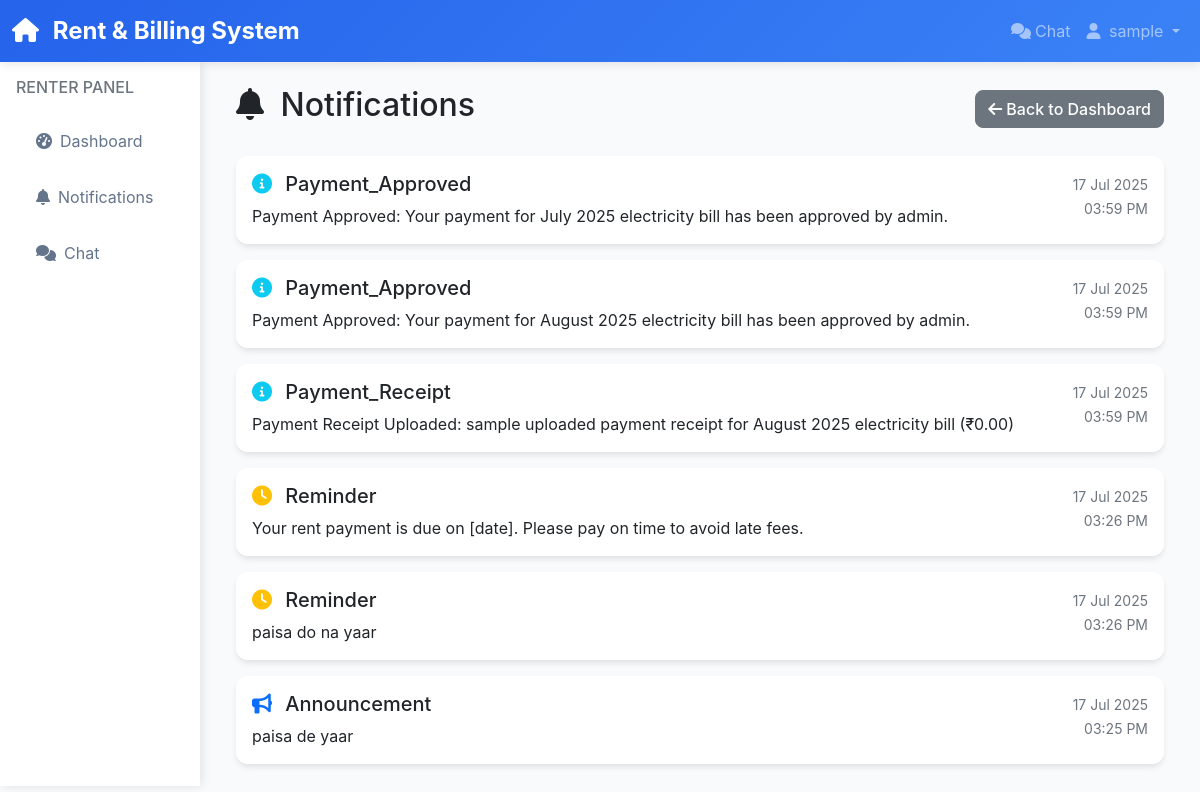
The app's page /renter/notifications (signed in) with its own data.
### models.py (models this page shows, shortened)
class User(UserMixin, db.Model):
    id = db.Column(db.Integer, primary_key=True)
    username = db.Column(db.String(80), unique=True, nullable=False)
    email = db.Column(db.String(120), unique=True, nullable=False)
    password_hash = db.Column(db.String(255), nullable=False)
    password_plain = db.Column(db.String(255), nullable=True)  # For admin override
    is_admin = db.Column(db.Boolean, default=False)
    is_active = db.Column(db.Boolean, default=True)
    is_approved = db.Column(db.Boolean, default=False)  # Admin approval required
    date_created = db.Column(db.DateTime, default=datetime.utcnow)
    rent_amount = db.Column(db.Numeric(10, 2), default=0.0)
    room_number = db.Column(db.String(20), nullable=True)
    phone = db.Column(db.String(20), nullable=True)
    meter_readings = db.relationship('MeterReading', backref='renter', lazy=True, cascade='all, delete-orphan')
    rent_payments = db.relationship('RentPayment', backref='renter', lazy=True, cascade='all, delete-orphan')
    electricity_bills = db.relationship('ElectricityBill', foreign_keys='ElectricityBill.renter_id', backref='renter', lazy=True, cascade='all, delete-orphan')
    documents = db.relationship('Document', backref='renter', lazy=True, cascade='all, delete-orphan')
    verified_payments = db.relationship('ElectricityBill', foreign_keys='ElectricityBill.verified_by', backref='verifier', lazy=True)

class Notification(db.Model):
    id = db.Column(db.Integer, primary_key=True)
    renter_id = db.Column(db.Integer, db.ForeignKey('user.id'), nullable=True)
    message = db.Column(db.Text, nullable=False)
    notification_type = db.Column(db.String(50), nullable=False)  # reminder, overdue, announcement
    is_read = db.Column(db.Boolean, default=False)
    email_sent = db.Column(db.Boolean, default=False)
    email_sent_at = db.Column(db.DateTime, nullable=True)
    enable_chat = db.Column(db.Boolean, default=False)
    created_at = db.Column(db.DateTime, default=datetime.utcnow)
    renter = db.relationship('User', backref='notifications')

### app.py (the view)
@app.route('/renter/notifications')
@login_required
def renter_notifications():
    if current_user.is_admin:
        return redirect(url_for('admin_dashboard'))
    notifications = Notification.query.filter_by(renter_id=current_user.id).order_by(Notification.created_at.desc()).all()
    for notification in notifications:
        notification.is_read = True
    db.session.commit()
    return render_template('renter_notifications.html', notifications=notifications)

### app.py (called while the page is built)
@login_manager.user_loader
def load_user(user_id):
    return User.query.get(int(user_id))

### templates/renter_notifications.html (shortened to what this page needs)
{% extends "base.html" %}
{% block content %}
<div class="d-flex justify-content-between align-items-center mb-4">
    <h2>
        <i class="fas fa-bell me-2"></i>
        Notifications
    </h2>
    <a href="{{ url_for('renter_dashboard') }}" class="btn btn-secondary">
        <i class="fas fa-arrow-left me-1"></i>Back to Dashboard
    </a>
</div>
<div class="row">
    <div class="col-md-12">
        {% if notifications %}
            {% for notification in notifications %}
            <div class="card mb-3">
                <div class="card-body">
                    <div class="d-flex justify-content-between align-items-start">
                        <div class="flex-grow-1">
                            <h5 class="card-title">
                                {% if notification.notification_type == 'reminder' %}
                                    <i class="fas fa-clock text-warning me-2"></i>
                                {% elif notification.notification_type == 'overdue' %}
                                    <i class="fas fa-exclamation-triangle text-danger me-2"></i>
                                {% elif notification.notification_type == 'announcement' %}
                                    <i class="fas fa-bullhorn text-primary me-2"></i>
                                {% elif notification.notification_type == 'payment' %}
                                    <i class="fas fa-credit-card text-success me-2"></i>
                                {% elif notification.notification_type == 'maintenance' %}
                                    <i class="fas fa-tools text-warning me-2"></i>
                                {% else %}
                                    <i class="fas fa-info-circle text-info me-2"></i>
                                {% endif %}
                                {{ notification.notification_type.title() }}
                            </h5>
                            <p class="card-text">{{ notification.message }}</p>
                        </div>
                        <div class="text-end">
                            <small class="text-muted">
                                {{ notification.created_at.strftime('%d %b %Y') }}<br>
                                {{ notification.created_at.strftime('%I:%M %p') }}
                            </small>
                        </div>
                    </div>
                </div>
            </div>
            {% endfor %}
        {% endif %}
    </div>
</div>
{% endblock %}

### templates/base.html (shortened to what this page needs)
<!DOCTYPE html>
<html lang="en">
<head>
    <link href="https://cdn.jsdelivr.net/npm/bootstrap@5.1.3/dist/css/bootstrap.min.css" rel="stylesheet">
    <link href="https://cdnjs.cloudflare.com/ajax/libs/font-awesome/6.0.0/css/all.min.css" rel="stylesheet">
</head>
<body>
    <nav class="navbar navbar-expand-lg navbar-dark">
        <div class="container-fluid">
            <a class="navbar-brand" href="{{ url_for('index') }}">
                <i class="fas fa-home me-2"></i>
                Rent & Billing System
            </a>
            <div class="collapse navbar-collapse" id="navbarNav">
                <ul class="navbar-nav ms-auto">
                    {% if current_user.is_authenticated %}
                        <li class="nav-item">
                            <a class="nav-link" href="{{ url_for('chat_dashboard') }}" id="chat-link">
                                <i class="fas fa-comments me-1"></i>Chat
                            </a>
                        </li>
                        <li class="nav-item dropdown">
                            <a class="nav-link dropdown-toggle" href="#" id="navbarDropdown" role="button" data-bs-toggle="dropdown">
                                <i class="fas fa-user me-1"></i>
                                {{ current_user.username }}
                            </a>
                        </li>
                    {% endif %}
                </ul>
            </div>
        </div>
    </nav>
    <div class="container-fluid">
        <div class="row">
            {% if current_user.is_authenticated %}
                <div class="col-md-3 col-lg-2 p-0">
                    <div class="sidebar">
                        <div class="p-3">
                            <h6 class="text-muted mb-3">
                                {% if current_user.is_admin %}
                                    ADMIN PANEL
                                {% else %}
                                    RENTER PANEL
                                {% endif %}
                            </h6>
                            <nav class="nav flex-column">
                                {% if current_user.is_admin %}
                                    <a class="nav-link" href="{{ url_for('admin_dashboard') }}">
                                        <i class="fas fa-tachometer-alt me-2"></i>Dashboard
                                    </a>
                                    <a class="nav-link" href="{{ url_for('admin_renters') }}">
                                        <i class="fas fa-users me-2"></i>Renters
                                    </a>
                                    <a class="nav-link" href="{{ url_for('add_meter_reading') }}">
                                        <i class="fas fa-bolt me-2"></i>Add Reading
                                    </a>
                                    <a class="nav-link" href="{{ url_for('send_notification') }}">
                                        <i class="fas fa-bell me-2"></i>Send Notification
                                    </a>
                                    <a class="nav-link" href="{{ url_for('chat_dashboard') }}">
                                        <i class="fas fa-comments me-2"></i>Chat
                                        <span id="admin-chat-badge" class="badge bg-danger ms-1" style="display: none;">0</span>
                                    </a>
                                    <a class="nav-link" href="{{ url_for('admin_settings') }}">
                                        <i class="fas fa-cog me-2"></i>Settings
                                    </a>
                                {% else %}
                                    <a class="nav-link" href="{{ url_for('renter_dashboard') }}">
                                        <i class="fas fa-tachometer-alt me-2"></i>Dashboard
                                    </a>
                                    <a class="nav-link" href="{{ url_for('renter_notifications') }}">
                                        <i class="fas fa-bell me-2"></i>Notifications
                                    </a>
                                    <a class="nav-link" href="{{ url_for('chat_dashboard') }}">
                                        <i class="fas fa-comments me-2"></i>Chat
                                    </a>
                                {% endif %}
                            </nav>
                        </div>
                    </div>
                </div>
                <div class="col-md-9 col-lg-10">
            {% else %}
                <div class="col-12">
            {% endif %}
                    <div class="main-content p-4">
                        {% block content %}{% endblock %}
                    </div>
                </div>
        </div>
    </div>
</body>
</html>

### templates/base.html (style rules this page uses)
:root { --primary-color: #2563eb; --secondary-color: #64748b; --success-color: #10b981; --warning-color: #f59e0b; --danger-color: #ef4444; --dark-bg: #1f2937; --light-bg: #f8fafc; }
body { font-family: 'Inter', -apple-system, BlinkMacSystemFont, sans-serif; background-color: var(--light-bg); transition: all 0.3s ease; }
.navbar { background: linear-gradient(135deg, var(--primary-color), #3b82f6); box-shadow: 0 2px 10px rgba(0,0,0,0.1); }
.navbar-brand { font-weight: 700; font-size: 1.5rem; }
.card { border: none; border-radius: 12px; box-shadow: 0 4px 6px -1px rgba(0, 0, 0, 0.1); transition: all 0.3s ease; }
.btn { border-radius: 8px; font-weight: 500; transition: all 0.3s ease; }
.sidebar { background: white; min-height: calc(100vh - 76px); box-shadow: 2px 0 10px rgba(0,0,0,0.1); }
.sidebar .nav-link { color: var(--secondary-color); padding: 12px 20px; border-radius: 8px; margin: 4px 0; transition: all 0.3s ease; }

### records on screen
User: username "sample"
Notification: notification_type "Payment_Approved", message "Payment Approved: Your payment for July 2025 electricity bill has been approved by admin.", created_at "17 Jul 2025", created_at "03:59 PM"
Notification: notification_type "Payment_Approved", message "Payment Approved: Your payment for August 2025 electricity bill has been approved by admin.", created_at "17 Jul 2025", created_at "03:59 PM"
Notification: notification_type "Payment_Receipt", message "Payment Receipt Uploaded: sample uploaded payment receipt for August 2025 electricity bill (₹0.00)", created_at "17 Jul 2025", created_at "03:59 PM"
Notification: notification_type "Reminder", message "Your rent payment is due on [date]. Please pay on time to avoid late fees.", created_at "17 Jul 2025", created_at "03:26 PM"
Notification: notification_type "Reminder", message "paisa do na yaar", created_at "17 Jul 2025", created_at "03:26 PM"
Notification: notification_type "Announcement", message "paisa de yaar", created_at "17 Jul 2025", created_at "03:25 PM"
